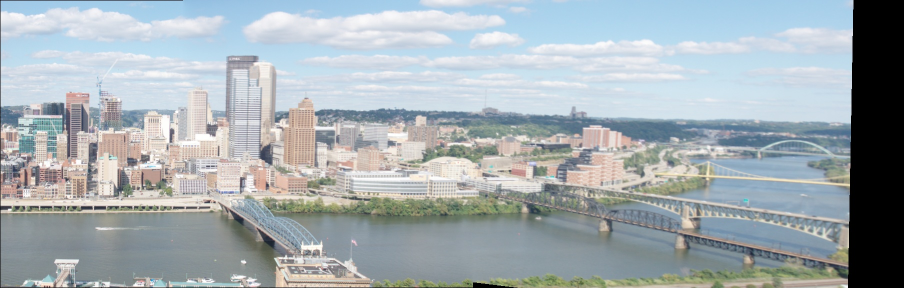
#> input picture HW2/results/6_1_pan.jpg, 1808 x 576 px, given in place of model_chickenbroth.jpg, which was not available (shown at 1/2 size)
$ python BRIEF.py   (older library calls are emulated)
#> lines starting #> are read from the running program, lines starting #| are printed output that depends on the picture; pictures that were not available may be replaced by others from this repository, and a replacement may not be noted
### HW2/code/keypointDetect.py
import numpy as np
import cv2


def createGaussianPyramid(im, sigma0=1,
        k=np.sqrt(2), levels=[-1,0,1,2,3,4]):
    if len(im.shape)==3:
        im = cv2.cvtColor(im, cv2.COLOR_BGR2GRAY)
    if im.max()>10:
        im = np.float32(im)/255
    im_pyramid = []
    for i in levels:
        sigma_ = sigma0*k**i
        im_pyramid.append(cv2.GaussianBlur(im, (0,0), sigma_))
    im_pyramid = np.stack(im_pyramid, axis=-1)
    return im_pyramid


# [7 lines left out: function displayPyramid, not called in this run]


def createDoGPyramid(gaussian_pyramid, levels=[-1,0,1,2,3,4]):
    '''
    Produces DoG Pyramid
    INPUTS
        gaussian_pyramid - A matrix of grayscale images of size
                            [imH, imW, len(levels)]
        levels           - the levels of the pyramid where the blur at each level is
                            outputs

    OUTPUTS
        DoG_pyramid - size (imH, imW, len(levels) - 1) matrix of the DoG pyramid
                   created by differencing the Gaussian Pyramid input
        DoG_levels  - all but the very first item from the levels vector
    '''

    DoG_pyramid = []
    ################
    # TO DO ...
    # compute DoG_pyramid here

    DoG_levels = levels[1:]
    DoG_pyramid = gaussian_pyramid[:,:,1:] - gaussian_pyramid[:,:,:-1]
    return DoG_pyramid, DoG_levels


def computePrincipalCurvature(DoG_pyramid):
    '''
    Takes in DoGPyramid generated in createDoGPyramid and returns
    PrincipalCurvature,a matrix of the same size where each point contains the
    curvature ratio R for the corre-sponding point in the DoG pyramid

    INPUTS
        DoG_pyramid - size (imH, imW, len(levels) - 1) matrix of the DoG pyramid

    OUTPUTS
        principal_curvature - size (imH, imW, len(levels) - 1) matrix where each
                          point contains the curvature ratio R for the
                          corresponding point in the DoG pyramid
    '''
    principal_curvature = None

    ##################
    # TO DO ...
    # Compute principal curvature here

    # Compute the Hessian matrix using second-order Sobel filters
    Dxx = cv2.Sobel(DoG_pyramid,cv2.CV_64F,2,0,ksize=3)
    Dxy = cv2.Sobel(DoG_pyramid,cv2.CV_64F,1,1,ksize=3)
    Dyy = cv2.Sobel(DoG_pyramid,cv2.CV_64F,0,2,ksize=3)

    # Compute the Principal Curvature using Hessian
    Tr = Dxx + Dyy
    Det = Dxx * Dyy - Dxy ** 2 + 1e-7
    principal_curvature = Tr**2 / Det

    # Take the absolute value and convert back to uint8
    principal_curvature = cv2.convertScaleAbs(principal_curvature)

    # The above line is equivalent to the following three lines
    # principal_curvature = np.absolute(principal_curvature)
    # principal_curvature = np.clip(principal_curvature, 0, 255)
    # principal_curvature = np.uint8(principal_curvature)

    return principal_curvature


def getLocalExtrema(DoG_pyramid, DoG_levels, principal_curvature,
        th_contrast=0.03, th_r=12):
    '''
    Returns local extrema points in both scale and space using the DoGPyramid

    INPUTS
        DoG_pyramid - size (imH, imW, len(levels) - 1) matrix of the DoG pyramid
        DoG_levels  - The levels of the pyramid where the blur at each level is
                      outputs
        principal_curvature - size (imH, imW, len(levels) - 1) matrix contains the
                      curvature ratio R
        th_contrast - remove any point that is a local extremum but does not have a
                      DoG response magnitude above this threshold
        th_r        - remove any edge-like points that have too large a principal
                      curvature ratio
     OUTPUTS
        locsDoG - N x 3 matrix where the DoG pyramid achieves a local extrema in both
               scale and space, and also satisfies the two thresholds.
    '''
    locsDoG = None

    ##############
    #  TO DO ...
    # Compute locsDoG here
    contrast_thresh = np.absolute(DoG_pyramid) > th_contrast
    curvature_thresh = np.absolute(principal_curvature) < th_r

    # Pad the DoG_pyramid with 0 on each border each axis
    padded = np.pad(DoG_pyramid, pad_width=1, mode="constant", constant_values=0)

    # construct an array to store the local extrema comparison results
    compare_max = np.zeros([10, *DoG_pyramid.shape])
    compare_min = np.zeros([10, *DoG_pyramid.shape])
    for c, a, p in [(compare_max, DoG_pyramid, padded), (compare_min, -DoG_pyramid, -padded)]:
        c[0] = a > p[2:, 1:-1, 1:-1] # (x, y, c) > (x+1, y, c)
        c[1] = a > p[2:, 2:, 1:-1] # (x, y, c) > (x+1, y+1, c)
        c[2] = a > p[1:-1, 2:, 1:-1] # (x, y, c) > (x, y+1, c)
        c[3] = a > p[:-2, 2:, 1:-1] # (x, y, c) > (x-1, y+1, c)
        c[4] = a > p[:-2, 1:-1, 1:-1] # (x, y, c) > (x-1, y, c)
        c[5] = a > p[:-2, :-2, 1:-1] # (x, y, c) > (x-1, y-1, c)
        c[6] = a > p[1:-1, :-2, 1:-1] # (x, y, c) > (x, y-1, c)
        c[7] = a > p[2:, :-2, 1:-1] # (x, y, c) > (x+1, y-1, c)
        c[8] = a > p[1:-1, 1:-1, 2:] # (x, y, c) > (x, y, c+1)
        c[9] = a > p[1:-1, 1:-1, :-2] # (x, y, c) > (x, y, c-1)

    # Logical AND and OR the local minima and local maxima
    compare = np.logical_or(np.all(compare_max, axis=0), np.all(compare_min, axis=0))

    # AND all the conditions
    local_extrema = np.logical_and(np.logical_and(compare, contrast_thresh), curvature_thresh)

    # Convert the extrema map to indexes
    locsDoG = np.array(np.nonzero(local_extrema))
    locsDoG = np.transpose(locsDoG, (1, 0))
    locsDoG[:,2] = np.array(DoG_levels)[locsDoG[:,2]]

    # x coordinate corresponds to columns and y coordinate corresponds to rows
    locsDoG[:, [0,1]] = locsDoG[:, [1, 0]]

    return locsDoG


def DoGdetector(im, sigma0=1, k=np.sqrt(2), levels=[-1,0,1,2,3,4],
                th_contrast=0.03, th_r=12):
    '''
    Putting it all together

    INPUTS          Description
    --------------------------------------------------------------------------
    im              Grayscale image with range [0,1].

    sigma0          Scale of the 0th image pyramid.

    k               Pyramid Factor.  Suggest sqrt(2).

    levels          Levels of pyramid to construct. Suggest -1:4.

    th_contrast     DoG contrast threshold.  Suggest 0.03.

    th_r            Principal Ratio threshold.  Suggest 12.


    OUTPUTS         Description
    --------------------------------------------------------------------------

    locsDoG         N x 3 matrix where the DoG pyramid achieves a local extrema
                    in both scale and space, and satisfies the two thresholds.

    gauss_pyramid   A matrix of grayscale images of size (imH,imW,len(levels))
    '''

    ##########################
    # TO DO ....
    # compupte gauss_pyramid, locsDoG here
    gauss_pyramid = createGaussianPyramid(im, sigma0=sigma0, k=k, levels=levels)
    DoG_pyr, DoG_levels = createDoGPyramid(gauss_pyramid, levels)
    pc_curvature = computePrincipalCurvature(DoG_pyr)
    locsDoG = getLocalExtrema(DoG_pyr, DoG_levels, pc_curvature, th_contrast, th_r)

    return locsDoG, gauss_pyramid

# [40 lines left out: functions drawPoints, main, not called in this run]
    # drawn = drawPoints(im, locsDoG, resize_factor=3)

# [2 lines that do not run on import are left out]

### HW2/code/BRIEF.py
import os
import numpy as np
import cv2
from matplotlib import pyplot as plt
from scipy.spatial.distance import cdist
from keypointDetect import DoGdetector


def makeTestPattern(patch_width=9, nbits=256):
    '''
    Creates Test Pattern for BRIEF
    Run this routine for the given parameters patch_width = 9 and n = 256

    INPUTS
        patch_width - the width of the image patch (usually 9)
        nbits       - the number of tests n in the BRIEF descriptor

    OUTPUTS
        compareX and compareY - LINEAR indices into the patch_width x patch_width image
                                patch and are each (nbits,) vectors.
    '''

    #############################
    # TO DO ...
    # Generate testpattern here
    # Implement the second method from the paper: the isotropic Guassian distribution
    sigma = patch_width / 5.0
    mu = (patch_width-1)/2
    compareX = np.random.normal(mu, sigma, (nbits, 2)).round().clip(0, patch_width-1)
    compareY = np.random.normal(mu, sigma, (nbits, 2)).round().clip(0, patch_width-1)
    # Convert them to linear coordinates
    compareX = (compareX[:,0] * patch_width + compareX[:,1]).astype(int)
    compareY = (compareY[:,0] * patch_width + compareY[:,1]).astype(int)
    return  compareX, compareY


# load test pattern for Brief
test_pattern_file = '../results/testPattern.npy'
if os.path.isfile(test_pattern_file):
    # load from file if exists
    compareX, compareY = np.load(test_pattern_file)
else:
    # produce and save patterns if not exist
    compareX, compareY = makeTestPattern()
    if not os.path.isdir('../results'):
        os.mkdir('../results')
    np.save(test_pattern_file, [compareX, compareY])


def computeBrief(im, gaussian_pyramid, locsDoG, k, levels,
    compareX, compareY):
    '''
    Compute brief feature
    INPUT
        locsDoG - locsDoG are the keypoint locations returned by the DoG
                detector.
        levels  - Gaussian scale levels that were given in Section1.
        compareX and compareY - linear indices into the
                                (patch_width x patch_width) image patch and are
                                each (nbits,) vectors.


    OUTPUT
        locs - an m x 3 vector, where the first two columns are the image
                coordinates of keypoints and the third column is the pyramid
                level of the keypoints.
        desc - an m x n bits matrix of stacked BRIEF descriptors. m is the number
                of valid descriptors in the image and will vary.
    '''

    ##############################
    # TO DO ...
    # compute locs, desc here
    patch_width = 9

    # Smooth the image
    im = cv2.GaussianBlur(im, (0,0), np.sqrt(2))

    # Exclude the locations where we cannot get full patches
    h, w = im.shape
    locs = locsDoG.copy()
    # x coordinate corresponds to columns and y coordinate corresponds to rows
    id_x = np.logical_and(locs[:, 0] > (patch_width-1)/2, locs[:, 0] < w - (patch_width-1)/2)
    id_y = np.logical_and(locs[:, 1] > (patch_width-1)/2, locs[:, 1] < h - (patch_width-1)/2)
    locs = locs[np.logical_and(id_x, id_y)]

    # Compute brief for each patch
    desc = []
    for loc in locs:
        x, y, _ = loc
        # x coordinate corresponds to columns and y coordinate corresponds to rows
        p = im[int(y-(patch_width-1)/2):int(y+(patch_width+1)/2), \
                int(x-(patch_width-1)/2):int(x+(patch_width+1)/2)]
        p = p.reshape(-1)
        bits = p[compareX] < p[compareY]
        desc.append(bits)
    desc = np.array(desc)

    return locs, desc


def briefLite(im):
    '''
    INPUTS
        im - gray image with values between 0 and 1

    OUTPUTS
        locs - an m x 3 vector, where the first two columns are the image coordinates
            of keypoints and the third column is the pyramid level of the keypoints
        desc - an m x n bits matrix of stacked BRIEF descriptors.
            m is the number of valid descriptors in the image and will vary
            n is the number of bits for the BRIEF descriptor
    '''

    ###################
    # TO DO ...

    if len(im.shape)==3:
        im = cv2.cvtColor(im, cv2.COLOR_BGR2GRAY)
    if im.max()>10:
        im = np.float32(im)/255

    locsDoG, gaussian_pyramid = DoGdetector(im)
    locs,desc = computeBrief(im, gaussian_pyramid, locsDoG, np.sqrt(2), [-1,0,1,2,3,4], compareX, compareY)
    return locs, desc


def briefMatch(desc1, desc2, ratio=0.8):
    '''
    performs the descriptor matching
    INPUTS
        desc1, desc2 - m1 x n and m2 x n matrix. m1 and m2 are the number of keypoints in image 1 and 2.
                                n is the number of bits in the brief
    OUTPUTS
        matches - p x 2 matrix. where the first column are indices
                                        into desc1 and the second column are indices into desc2
    '''

    D = cdist(np.float32(desc1), np.float32(desc2), metric='hamming')
    # find smallest distance
    ix2 = np.argmin(D, axis=1)
    d1 = D.min(1)
    # find second smallest distance
    d12 = np.partition(D, 2, axis=1)[:,0:2]
    d2 = d12.max(1)
    r = d1/(d2+1e-10)
    is_discr = r<ratio
    ix2 = ix2[is_discr]
    ix1 = np.arange(D.shape[0])[is_discr]

    matches = np.stack((ix1,ix2), axis=-1)
    return matches


def plotMatches(im1, im2, matches, locs1, locs2):
    fig = plt.figure()
    # draw two images side by side
    imH = max(im1.shape[0], im2.shape[0])
    im = np.zeros((imH, im1.shape[1]+im2.shape[1]), dtype='uint8')
    im[0:im1.shape[0], 0:im1.shape[1]] = cv2.cvtColor(im1, cv2.COLOR_BGR2GRAY)
    im[0:im2.shape[0], im1.shape[1]:] = cv2.cvtColor(im2, cv2.COLOR_BGR2GRAY)
    plt.imshow(im, cmap='gray')
    for i in range(matches.shape[0]):
        pt1 = locs1[matches[i,0], 0:2]
        pt2 = locs2[matches[i,1], 0:2].copy()
        pt2[0] += im1.shape[1]
        x = np.asarray([pt1[0], pt2[0]])
        y = np.asarray([pt1[1], pt2[1]])
        plt.plot(x,y,'r', linewidth=0.3)
        plt.plot(x,y,'g.', ms=2)
    # plt.show()

def matchImages(file1, file2, save_file = None):
    im1 = cv2.imread(file1)
    im2 = cv2.imread(file2)
    locs1, desc1 = briefLite(im1)
    locs2, desc2 = briefLite(im2)
    matches = briefMatch(desc1, desc2)
    if not save_file is None:
        plotMatches(im1,im2,matches,locs1,locs2)
        plt.savefig(save_file, dpi=300)
    else:
        plotMatches(im1,im2,matches,locs1,locs2)

def main():
    # test makeTestPattern
    compareX, compareY = makeTestPattern()

    # test briefLite
    im = cv2.imread('../data/model_chickenbroth.jpg')
#> im is the input picture: shape (576, 1808, 3); mean B, G, R 177.5, 172.9, 163.7
    locs, desc = briefLite(im)
#> in briefLite, `im = cv2.cvtColor(im, cv2.COLOR_BGR2GRAY)`:
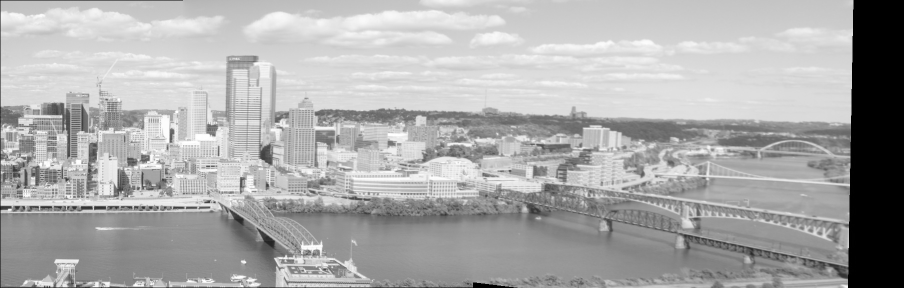
#> im: shape (576, 1808) (shown at 1/2 size); min 0, max 255, mean 170.6
#> the loop in createGaussianPyramid, `for i in levels:` made 6 passes
#> sigma_ on passes 1 to 6: 0.707, 1, 1.41, 2, 2.83, 4
#> after the loop in createGaussianPyramid, `for i in levels:`: im_pyramid = 6 items
#> in DoGdetector, `DoG_pyr, DoG_levels = createDoGPyramid(gauss_pyramid, levels)`: DoG_levels = [0, 1, 2, 3, 4]
#> the loop in getLocalExtrema, `for c, a, p in [(compare_max, DoG_pyramid, padded), (compare_min, -DoG..` made 2 passes
#> the loop in computeBrief, `for loc in locs:` made 6605 passes
#> (loc, x, y) on passes 1 to 3: ([1704, 16, 3], 1704, 16), ([1705, 17, 1], 1705, 17), ([1707, 20, 1], 1707, 20)
#> after the loop in computeBrief, `for loc in locs:`: desc = 6605 items
    '''for submission'''
    # [8 lines of commented-out code are left out]
    im1 = cv2.imread('../data/model_chickenbroth.jpg')
    im2 = cv2.imread('../data/chickenbroth_01.jpg')
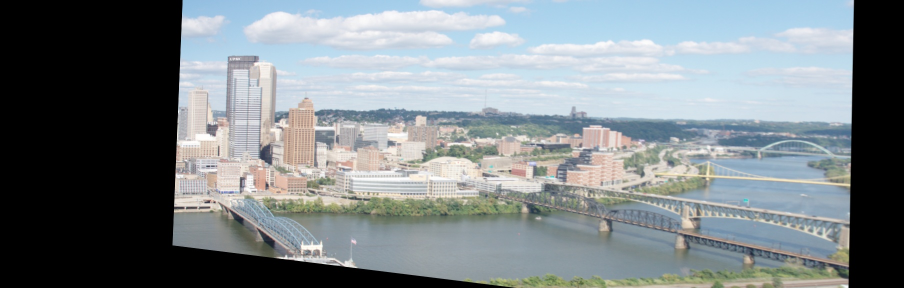
#> input picture HW2/results/6_1_warp.jpg, 1808 x 576 px, given in place of chickenbroth_01.jpg, which was not available (shown at 1/2 size)
#> im2 is the input picture: shape (576, 1808, 3); mean B, G, R 136.6, 132.8, 125
    locs1, desc1 = briefLite(im1)
#> the loop in createGaussianPyramid (call 2), `for i in levels:` made 6 passes
#> the loop in getLocalExtrema (call 2), `for c, a, p in [(compare_max, DoG_pyramid, padded), (compare_min, -DoG..` made 2 passes
#> the loop in computeBrief (call 2), `for loc in locs:` made 6605 passes
    locs2, desc2 = briefLite(im2)
#> in briefLite (call 3), `im = cv2.cvtColor(im, cv2.COLOR_BGR2GRAY)`:
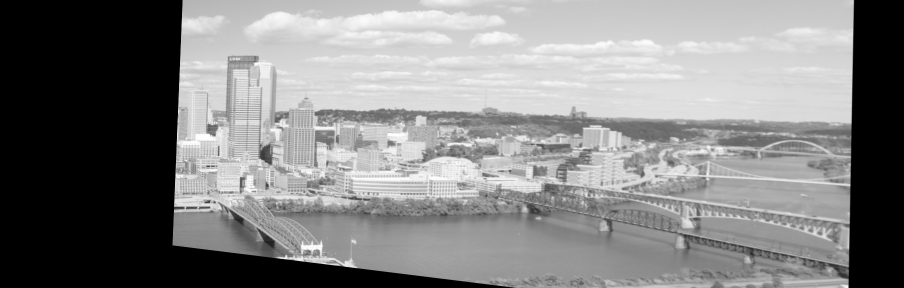
#> im: shape (576, 1808) (shown at 1/2 size); min 0, max 255, mean 130.9
#> in getLocalExtrema (call 3), `locsDoG = np.transpose(locsDoG, (1, 0))`: locsDoG = 2735 rows, first 8: [113, 470, 2], [113, 510, 2], [114, 515, 2], [115, 457, 2], [115, 511, 4], [116, 479, 0], [117, 468, 2], [117, 481, 0]
#> in DoGdetector (call 3), `locsDoG = getLocalExtrema(DoG_pyr, DoG_levels, pc_curvature, th_contra..`: locsDoG = 2735 rows, first 8: [470, 113, 2], [510, 113, 2], [515, 114, 2], [457, 115, 2], [511, 115, 4], [479, 116, 0], [468, 117, 2], [481, 117, 0]
#> in computeBrief (call 3), `locs = locsDoG.copy()`: locs has the same summary as locsDoG in DoGdetector
#> in computeBrief (call 3), `locs = locs[np.logical_and(id_x, id_y)]`: locs = 2726 rows, first 8: [470, 113, 2], [510, 113, 2], [515, 114, 2], [457, 115, 2], [511, 115, 4], [479, 116, 0], [468, 117, 2], [481, 117, 0]
#> locs2 has the same summary as locs in computeBrief
    matches = briefMatch(desc1, desc2)
#> in briefMatch, `D = cdist(np.float32(desc1), np.float32(desc2), metric='hamming')`:
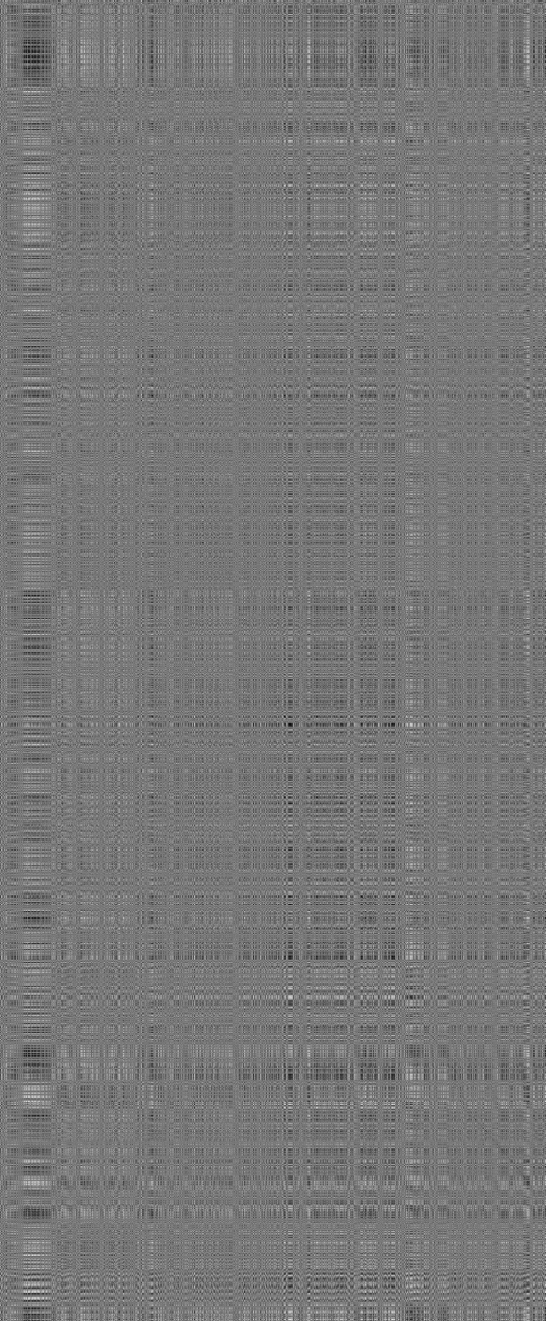
#> D: shape (6605, 2726) float64 (shown at 1/5 size); min 0, max 0.949, mean 0.47
#> in briefMatch, `ix2 = np.argmin(D, axis=1)`: ix2 = 6605 values, max 2723 at index 6538, min 0 at index 976, mean 1274.6
#> in briefMatch, `d1 = D.min(1)`: d1 = 6605 values, max 0.312 at index 5874, min 0 at index 214, mean 0.06
#> in briefMatch, `d12 = np.partition(D, 2, axis=1)[:,0:2]`: d12 = 6605 pairs, first value 0 to 0.312, second value 0 to 0.316
#> in briefMatch, `d2 = d12.max(1)`: d2 = 6605 values, max 0.316 at index 5874, min 0 at index 248, mean 0.0798
#> in briefMatch, `r = d1/(d2+1e-10)`: r = 6605 values, max 1 at index 1334, min 0 at index 214, mean 0.692
#> in briefMatch, `ix2 = ix2[is_discr]`: ix2 = 2838 values, max 2723 at index 2814, min 0 at index 403, mean 1388.4
#> in briefMatch, `ix1 = np.arange(D.shape[0])[is_discr]`: ix1 = 2838 values from 0 to 6603
#> in briefMatch, `matches = np.stack((ix1,ix2), axis=-1)`: matches = 2838 pairs, first value 0 to 6603, second value 0 to 2723
    plotMatches(im1,im2,matches,locs1,locs2)
#> in plotMatches, `im[0:im1.shape[0], 0:im1.shape[1]] = cv2.cvtColor(im1, cv2.COLOR_BGR2G..`:
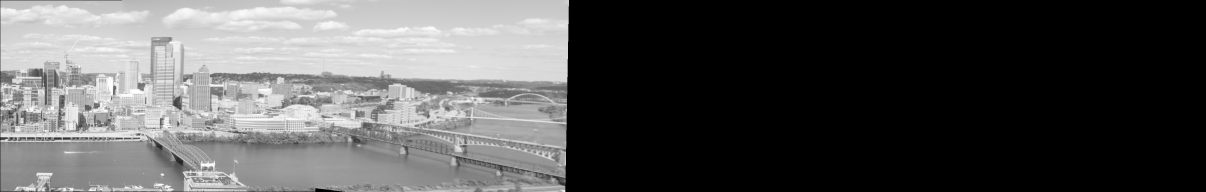
#> im: shape (576, 3616) (shown at 1/3 size); min 0, max 255, mean 85.3
#> in plotMatches, `im[0:im2.shape[0], im1.shape[1]:] = cv2.cvtColor(im2, cv2.COLOR_BGR2GR..`:
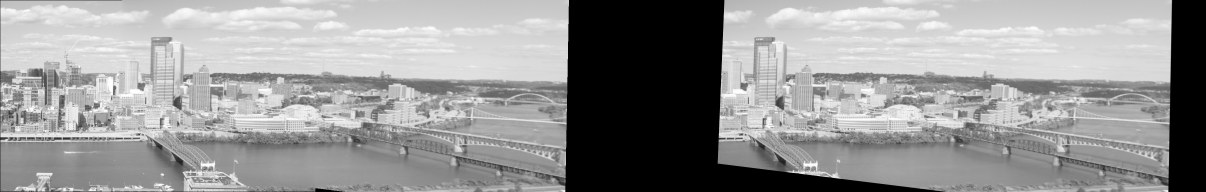
#> im: shape (576, 3616) (shown at 1/3 size); min 0, max 255, mean 150.8
#> the loop in plotMatches, `for i in range(matches.shape[0]):` made 2838 passes
#> (pt1, x, y) on passes 1 to 3: ([1704, 16], [1704, 2286], [16, 369]), ([1705, 17], [1705, 3505], [17, 504]), ([1707, 20], [1707, 3505], [20, 504])

    print('../data/model_chickenbroth.jpg', '../data/chickenbroth_01.jpg', "../results/chickenbroth_01_match.jpg")
    matchImages('../data/model_chickenbroth.jpg', '../data/chickenbroth_01.jpg', "../results/chickenbroth_01_match.jpg")
#> in matchImages, `plt.savefig(save_file, dpi=300)`:
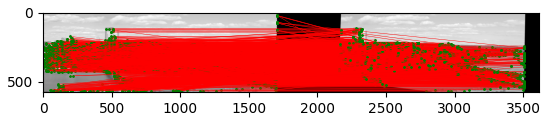
#> figure drawn by matplotlib, 1 panel
    print('../data/incline_L.png', '../data/incline_R.png', "../results/incline_match.jpg")
    matchImages('../data/incline_L.png', '../data/incline_R.png', "../results/incline_match.jpg")
    print('../data/pf_scan_scaled.jpg', '../data/pf_stand.jpg', "../results/pf_stand_match.jpg")
    matchImages('../data/pf_scan_scaled.jpg', '../data/pf_stand.jpg', "../results/pf_stand_match.jpg")
    print('../data/pf_scan_scaled.jpg', '../data/pf_floor.jpg', "../results/pf_floor_match.jpg")
    matchImages('../data/pf_scan_scaled.jpg', '../data/pf_floor.jpg', "../results/pf_floor_match.jpg")
    print('../data/pf_scan_scaled.jpg', '../data/pf_floor_rot.jpg', "../results/pf_floor_rot_match.jpg")
    matchImages('../data/pf_scan_scaled.jpg', '../data/pf_floor_rot.jpg', "../results/pf_floor_rot_match.jpg")
    print('../data/pf_scan_scaled.jpg', '../data/pf_desk.jpg', "../results/pf_desk_match.jpg")
    matchImages('../data/pf_scan_scaled.jpg', '../data/pf_desk.jpg', "../results/pf_desk_match.jpg")
    print('../data/pf_scan_scaled.jpg', '../data/pf_pile.jpg', "../results/pf_pile_match.jpg")
    matchImages('../data/pf_scan_scaled.jpg', '../data/pf_pile.jpg', "../results/pf_pile_match.jpg")


if __name__ == '__main__':
#> (the run stopped early here; a loop or call above may not have finished)
